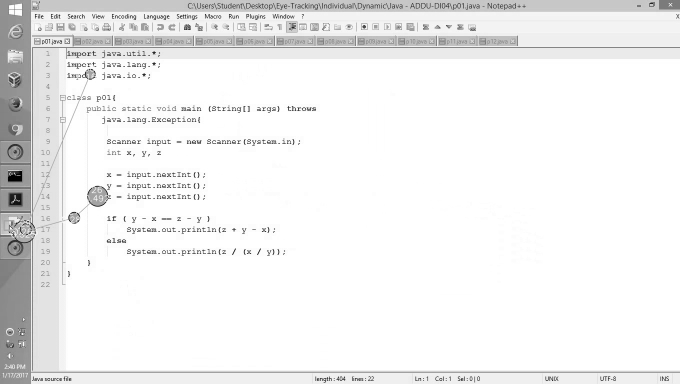
#> input picture SamplePhotos/frame125.png, 1360 x 768 px (shown at 1/2 size)
$ jupyter execute --allow-errors AutomaticAOIBoundingBoxesEstimationAlgorithm_Old.ipynb   (shell and % lines are left out)   (older library calls are emulated)
#> lines starting #> are read from the running program, lines starting #| are printed output that depends on the picture
#> the answer given: SamplePhotos
### DirectoryGenerator.py
#!/usr/bin/env python
# coding: utf-8

# In[ ]:


import os


# In[ ]:


class DirectoryGenerator:
    def getDelimiter(self):
        if(os.name == 'posix'):
            return '/'
        elif(os.name == 'nt'):
            return '\\'

    # [5 lines left out: function getDirectory, not called in this run]

### AutomaticAOIBoundingBoxesEstimationAlgorithm_Old.ipynb
[cell 1]
'''
Sources:
https://forums.ni.com/t5/LabVIEW/regex-find-number-at-end-of-string/td-p/2510826?profile.language=en
https://numpy.org/devdocs/user/basics.types.html
https://www.geeksforgeeks.org/numpy-floor-python/
https://stackoverflow.com/questions/12201577/how-can-i-convert-an-rgb-image-into-grayscale-in-python
https://www.tutorialspoint.com/python/python_multithreading.htm
'''

[cell 2]
import time
import threading
import concurrent.futures

from watchdog.observers import Observer
from watchdog.events import PatternMatchingEventHandler
from watchdog.events import RegexMatchingEventHandler

import cv2

import matplotlib.pyplot as plt
import matplotlib.image as mpimg

from skimage import data, img_as_float
from skimage import exposure

from sklearn.cluster import KMeans

from skimage.future import graph
import skimage.data as data
import skimage.segmentation as seg
import skimage.filters as filters
import skimage.draw as draw
import skimage.color as color
from skimage import img_as_float
from skimage import exposure
from skimage.color import rgb2gray
from skimage import io
import skimage.restoration as restore
from skimage.measure import compare_ssim as ssim
from skimage import img_as_ubyte

from sklearn.metrics import mean_squared_error
from math import log10, sqrt

import os
from os import walk
from os import listdir

from PIL import Image, ImageFilter, ImageFile

import shutil

from DirectoryGenerator import DirectoryGenerator

import numpy as np
import pandas as pd
import tensorflow as tf
from tensorflow import keras
import multiprocessing as mp

[cell 3]
def estimateAOIBoundingBoxes(imgDirectory, tempDirectory, finalDirectory, paramList, debugMode=False):
    def readImage(method, fileName):
#> called with method = 'pil', fileName = 'SamplePhotos/frame125.png'
        if(method == 'cv2'):
            return cv2.imread(fileName, cv2.IMREAD_GRAYSCALE)
        elif(method == 'skimage'):
            img = io.imread(fileName)
            return rgb2gray(img)
        elif(method == 'pil'):
            return Image.open(fileName).convert('LA')

    def saveImage(method, img, fileName):
        if(method == 'cv2'):
            cv2.imwrite(fileName, img)
        elif(method == 'skimage'):
            io.imsave(fileName, img_as_ubyte(np.uint8(np.floor(img))))
        elif(method == 'pil'):
            img.save(fileName)

    def sharpenImage(img, n=1):
        # Create our shapening kernel, it must equal to one eventually
#> called with n = 1
        res = img
        for i in range(0, n):
            res = res.filter(ImageFilter.SHARPEN)
        return res

    def histogramEqualization(img):
        return exposure.equalize_hist(img) * 255
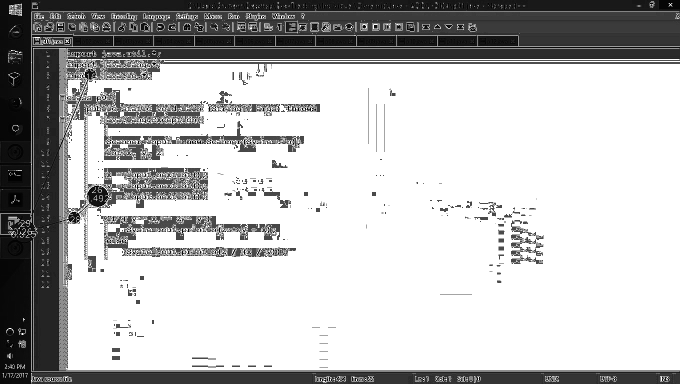
#> returned value: shape (768, 1360) float64 (shown at 1/2 size); min 2.16, max 255, mean 188.9

    def kMeansImageSegmentation(img, n_clusters=30, random_state=0):
#> called with n_clusters = 30, random_state = 0
        kmeans = KMeans(n_clusters=n_clusters, random_state=random_state).fit(img)
        pic2show = kmeans.cluster_centers_[kmeans.labels_]
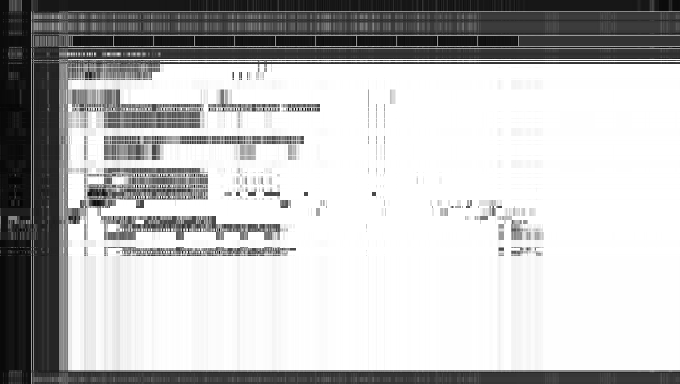
#> pic2show: shape (768, 1360) float64 (shown at 1/2 size); min 0.00784, max 1, mean 0.741
        cluster_pic = pic2show.reshape(img.shape[0], img.shape[1])
        return cluster_pic

    def bilateralFilter(img, d=9, sigmaColor=500, sigmaSpace=1000):
#> called with d = 9, sigmaColor = 500, sigmaSpace = 1000
        return cv2.bilateralFilter(img, d=d, sigmaColor=sigmaColor, sigmaSpace=sigmaSpace)
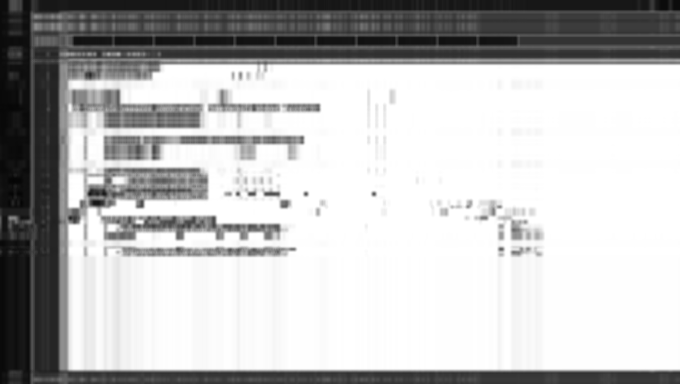
#> returned value: shape (768, 1360) (shown at 1/2 size); min 5, max 255, mean 188.5

    def slic(img, compactness=2000, n_segments=8000):
        # Perform SLIC
        labels = seg.slic(img, compactness=compactness, n_segments=n_segments)
        return color.label2rgb(labels, img, kind='avg')

    img = readImage('pil', imgDirectory)
    img_sharp = sharpenImage(img, n=paramList['imgSharpening']['n'])
    saveImage('pil', img_sharp, tempDirectory + '_sharp.png' if debugMode else tempDirectory)

    img_sharp = readImage('cv2', tempDirectory + '_sharp.png' if debugMode else tempDirectory)
    img_hist_eq = histogramEqualization(img_sharp)
    saveImage('cv2', img_hist_eq, tempDirectory + '_histeq.png' if debugMode else tempDirectory)

    img_hist_eq = readImage('skimage', tempDirectory + '_histeq.png' if debugMode else tempDirectory)
    img_kmeans = kMeansImageSegmentation(img_hist_eq / 255, n_clusters=paramList['kmeans_1']['n_clusters'], random_state=paramList['kmeans_1']['random_state'])
    saveImage('skimage', img_kmeans * 255, tempDirectory + '_kmeans.png' if debugMode else tempDirectory)

    img_kmeans = readImage('cv2', tempDirectory + '_kmeans.png' if debugMode else tempDirectory)
    img_blur = bilateralFilter(img_kmeans, d=paramList['bilateralFilter']['d'], sigmaColor=paramList['bilateralFilter']['sigmaColor'], sigmaSpace=paramList['bilateralFilter']['sigmaSpace'])
    saveImage('cv2', img_blur, tempDirectory + '_blur.png' if debugMode else tempDirectory)

    img_blur = readImage('skimage', tempDirectory + '_blur.png' if debugMode else tempDirectory)
    img_slic = slic(img_blur, compactness=paramList['slic']['compactness'], n_segments=paramList['slic']['n_segments'])
    saveImage('skimage', img_slic, tempDirectory + '_slic.png' if debugMode else tempDirectory)

    img_slic = readImage('skimage', tempDirectory + '_slic.png' if debugMode else tempDirectory)
    img_slic_kmeans = kMeansImageSegmentation(img_slic / 255, n_clusters=paramList['kmeans_2']['n_clusters'], random_state=paramList['kmeans_2']['random_state'])
    saveImage('skimage', img_slic_kmeans * 255, finalDirectory)

$ run again, with SamplePhotos/frame170.png copied over SamplePhotos/frame125.png
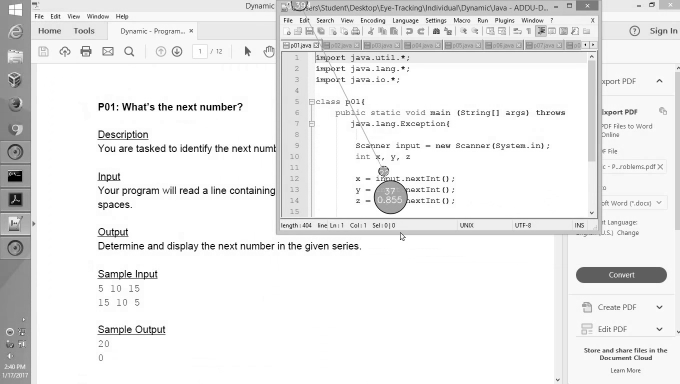
#> input picture SamplePhotos/frame170.png, 1360 x 768 px (shown at 1/2 size)
#> in kMeansImageSegmentation, `pic2show = kmeans.cluster_centers_[kmeans.labels_]`:
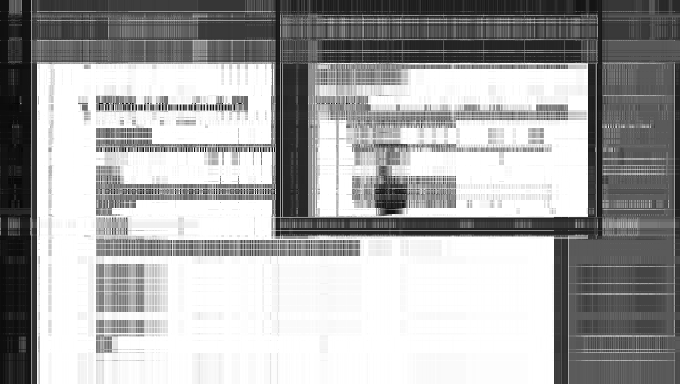
#> pic2show: shape (768, 1360) float64 (shown at 1/2 size); min 0.0157, max 1, mean 0.659
#> in bilateralFilter, `return cv2.bilateralFilter(img, d=d, sigmaColor=sigmaColor, sigmaSpace..`:
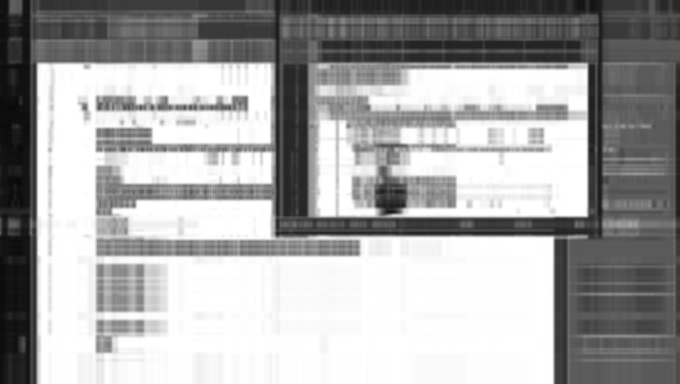
#> returned value: shape (768, 1360) (shown at 1/2 size); min 8, max 255, mean 167.5

$ run again, with SamplePhotos/frame176.png copied over SamplePhotos/frame125.png
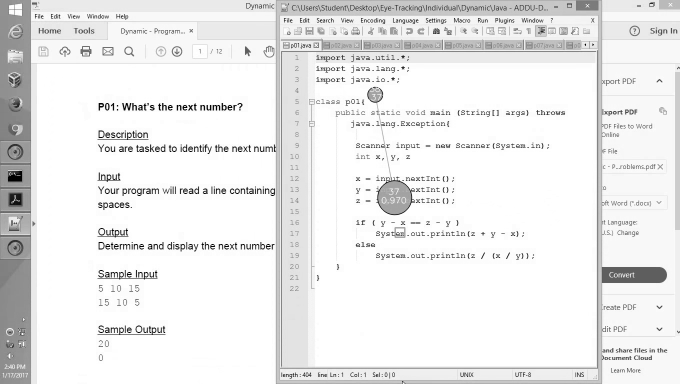
#> input picture SamplePhotos/frame176.png, 1360 x 768 px (shown at 1/2 size)
#> in kMeansImageSegmentation, `pic2show = kmeans.cluster_centers_[kmeans.labels_]`:
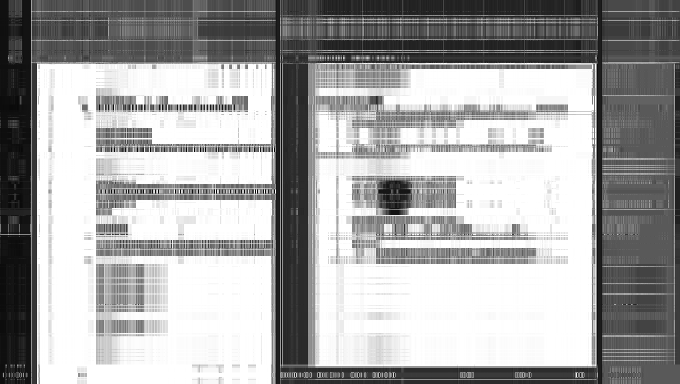
#> pic2show: shape (768, 1360) float64 (shown at 1/2 size); min 0.0157, max 1, mean 0.654
#> in bilateralFilter, `return cv2.bilateralFilter(img, d=d, sigmaColor=sigmaColor, sigmaSpace..`:
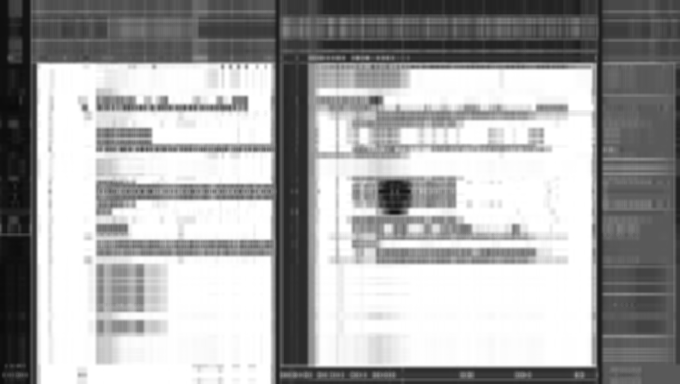
#> returned value: shape (768, 1360) (shown at 1/2 size); min 10, max 255, mean 166.4
